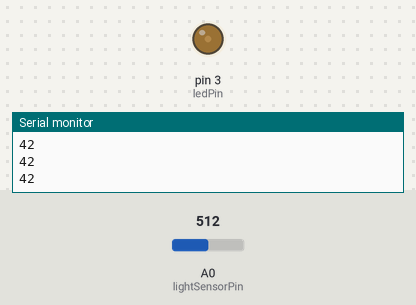
Bench run of a sketch on a simulated Arduino Uno, built with avr-gcc and run on an emulated ATmega328P. Parts: output pins drawn as LEDs (lit = HIGH), the last lines printed to the serial monitor. The inputs (shaded band) are chosen by the test bench; at power-on: A0 (lightSensorPin) = 512.

Above: at 1.2 s.
1.3 s: A0 (lightSensorPin) set to 306
At 1.9 s:
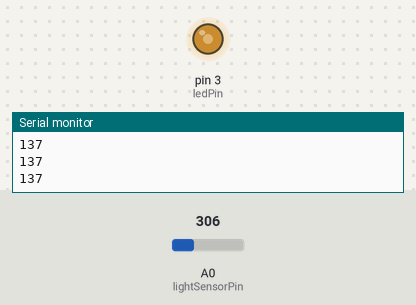
2.8 s: A0 (lightSensorPin) set to 122
At 3.6 s:
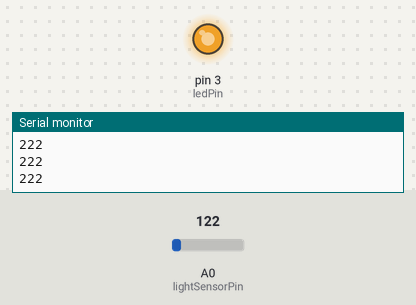
Timing chart, 0 to 5.8 s (numbered marks = the images above; inputs shaded):
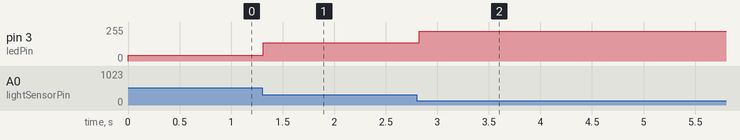

Measured:
- after the input at 1.3 s, pin 3 (ledPin): 42/255 → 137/255 at once
- after the input at 2.8 s, pin 3 (ledPin): 137/255 → 222/255 at once

The sketch:

servo.ino
```cpp
const byte ledPin = 3;
const byte lightSensorPin = A0;

const unsigned int sensorMin = 50;
const unsigned int sensorMax = 600;


byte ledBrightness = 0;
unsigned int lightSensorValue;


void setup() {
  Serial.begin(9600);
  pinMode(ledPin,OUTPUT);
}

void loop() {
  lightSensorValue = min(sensorMax,analogRead(lightSensorPin));
  lightSensorValue = max(sensorMin,lightSensorValue);

  ledBrightness = 255 - map(lightSensorValue, sensorMin, sensorMax, 0, 254);

  Serial.println(ledBrightness);

  analogWrite(ledPin, ledBrightness);

  delay(50);
}
```
